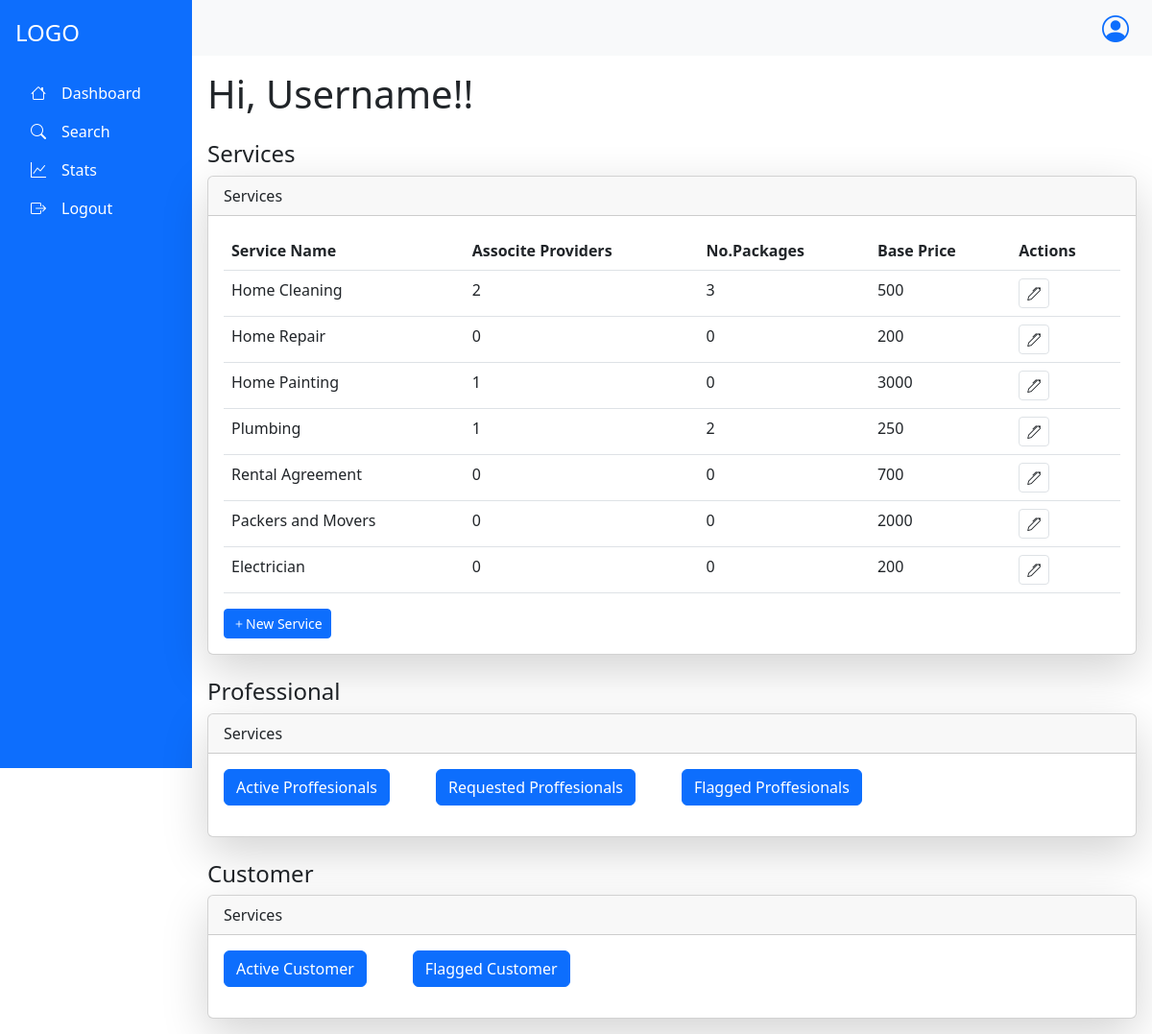
/admin/dashboard/ (signed in), run on the app's committed database.
### app.py (models this page shows)
class Services(db.Model):
    __tablename__="services"
    s_id=db.Column(db.Integer, primary_key=True, autoincrement= True)
    s_name=db.Column(db.String,unique=True)
    baseprice=db.Column(db.Integer)
    packages=db.relationship("Package", backref="service")
    Sproviders=db.relationship("ServiceProvider",backref="service")

### app.py (the view)
@app.route("/admin/dashboard/",methods=["GET","POST"])
@login_required
def dashboard():
    if request.method=="GET":
        ser=db.session.query(Services).all()
        act_sp=db.session.query(ServiceProvider).filter_by(sp_status="Active").all()
        req_sp=db.session.query(ServiceProvider).filter_by(sp_status="Requested").all()
        flag_sp=db.session.query(ServiceProvider).filter_by(sp_status="Flagged").all()
        act_c=db.session.query(Customer).filter_by(c_status="Active").all()
        flag_c=db.session.query(Customer).filter_by(c_status="Flagged").all()
        print(ser)
        return render_template("/admin/Admin_dashboard.html",Services=ser,active=act_sp,requested=req_sp,flagged=flag_sp,cu=current_user,
                               c_active=act_c,c_flag=flag_c)

### app.py (called while the page is built)
@login_manager.user_loader
def load_user(user_id):
        utype,id=user_id.split("-")
        if utype=="c":
            return db.session.query(Customer).filter_by(c_id=id).first()
        elif utype=='sp':
            return db.session.query(ServiceProvider).filter_by(sp_id=id).first()
        else:
            return db.session.query(Admin).filter_by(admin_id=id).first()

### templates/admin/Admin_dashboard.html (shortened to what this page needs)
<!DOCTYPE html>
<html lang="en">
<head>
  <link href="https://cdn.jsdelivr.net/npm/bootstrap@5.3.0-alpha3/dist/css/bootstrap.min.css" rel="stylesheet">
  <link rel="stylesheet" href="https://cdn.jsdelivr.net/npm/bootstrap-icons/font/bootstrap-icons.css">
</head>
<body>
    <div class="container-fluid">
      <div class="row min-vh-100 d-flex flex-column flex-md-row">
        <nav class="col-md-3 col-lg-2 d-flex flex-column bg-primary text-white p-3 vh-100 position-fixed">
            <div class="text-start py-1 mb-3">
              <h4 class="text-white">LOGO</h4>
            </div>
            <ul class="nav flex-column">
              <li class="nav-item">
                <a class="nav-link text-white" href="#"><i class="bi bi-house"></i><span class="px-3">Dashboard</span></a>
              </li>
              <li class="nav-item">
                <a class="nav-link text-white" href="#"><i class="bi bi-search"></i><span class="px-3">Search</span></a>
              </li>
              <li class="nav-item">
                <a class="nav-link text-white" href="#"><i class="bi bi-graph-up"></i><span class="px-3">Stats</span></a>
              </li>
              <li class="nav-item">
                <a class="nav-link text-white" href="/logout"><i class="bi bi-box-arrow-right"></i><span class="px-3">Logout</span></a>
              </li>
            </ul>
        </nav>
        <div class="col-md-9 ms-sm-auto col-lg-10 px-md-0">
          <nav class="navbar navbar-expand-lg navbar-light bg-light w-100">
            <div class="dropdown ms-auto me-4">
              <a href="#" class="d-flex align-items-center text-decoration-none" id="dropdownUser" data-bs-toggle="dropdown" aria-expanded="false">
                <i class="bi bi-person-circle fs-3"></i>
              </a>
            </div>
          </nav>
          <main class="p-3">
            <h1 class="mb-4">Hi, Username!!</h1>
            <h4 class="mt-4"> Services</h4>
            <div class="card shadow-lg">
              <div class="card-header">
                  Services
              </div>
              <div class="card-body">
                  <table class="table">
                      <thead>
                          <tr>
                              <th>Service Name</th>
                              <th>Associte Providers</th>
                              <th>No.Packages</th>
                              <th>Base Price</th>
                              <th>Actions</th>
                          </tr>
                      </thead>
                      <tbody>
                        {% for s in Services %}
                          <tr>
                              <td>{{s.s_name}}</td>
                              <td>{{s.Sproviders|length}}</td>
                              <td>{{s.packages|length}}</td>
                              <td>{{s.baseprice}}</td>
                              <td class="action-btns">
                                <button class="btn btn-sm btn-white border" data-bs-toggle="modal" data-bs-target="#editservice-{{s.s_id}}" >
                                    <i class="bi bi-pen"></i>
                                </button>
                              </td>
                          </tr>
                        {% endfor %}
                      </tbody>
                  </table>
                  <div>
                    <button class="btn btn-sm btn-primary" data-bs-toggle="modal" data-bs-target="#addService" >
                      <i class="bi bi-plus"></i>New Service
                    </button>
                  </div>
              </div>
            </div>
            <h4 class="mt-4"> Professional</h4>
            <div class="card shadow-lg">
              <div class="card-header">
                  Services
              </div>
              <div class="card-body">
                <p class="d-inline-flex gap-5">
                    <button class="btn btn-primary accordian-button" type="button" data-bs-toggle="collapse" data-bs-target="#activeprofessional" aria-expanded="false" aria-controls="activeprofessional">
                     Active Proffesionals
                   </button>
                   <button class="btn btn-primary accordian-button" type="button" data-bs-toggle="collapse" data-bs-target="#requestedprofessional" aria-expanded="false" aria-controls="requestedprofessional">
                    Requested Proffesionals
                  </button>
                  <button class="btn btn-primary accordian-button" type="button" data-bs-toggle="collapse" data-bs-target="#flaggedprofessional" aria-expanded="false" aria-controls="flaggedprofessional">
                    Flagged Proffesionals
                  </button>
                 </p>
              </div>
            </div>
            <h4 class="mt-4"> Customer</h4>
            <div class="card shadow-lg">
              <div class="card-header">
                  Services
              </div>
              <div class="card-body">
                <p class="d-inline-flex gap-5">
                    <button class="btn btn-primary" type="button" data-bs-toggle="collapse" data-bs-target="#activecustomer" aria-expanded="false" aria-controls="collapseExample">
                        Active Customer
                   </button>
                   <button class="btn btn-primary" type="button" data-bs-toggle="collapse" data-bs-target="#flaggedcustomer" aria-expanded="false" aria-controls="collapseExample">
                        Flagged Customer
                  </button>
                </p>
              </div>
            </div>
          </main>
        </div>
      </div>
    </div>
</body>
</html>

### data on the page
Services: s_name "Home Cleaning", Sproviders|length "2", packages|length "3", baseprice "500"
Services: s_name "Home Repair", Sproviders|length "0", packages|length "0", baseprice "200"
Services: s_name "Home Painting", Sproviders|length "1", packages|length "0", baseprice "3000"
Services: s_name "Plumbing", Sproviders|length "1", packages|length "2", baseprice "250"
Services: s_name "Rental Agreement", Sproviders|length "0", packages|length "0", baseprice "700"
Services: s_name "Packers and Movers", Sproviders|length "0", packages|length "0", baseprice "2000"
Services: s_name "Electrician", Sproviders|length "0", packages|length "0", baseprice "200"
